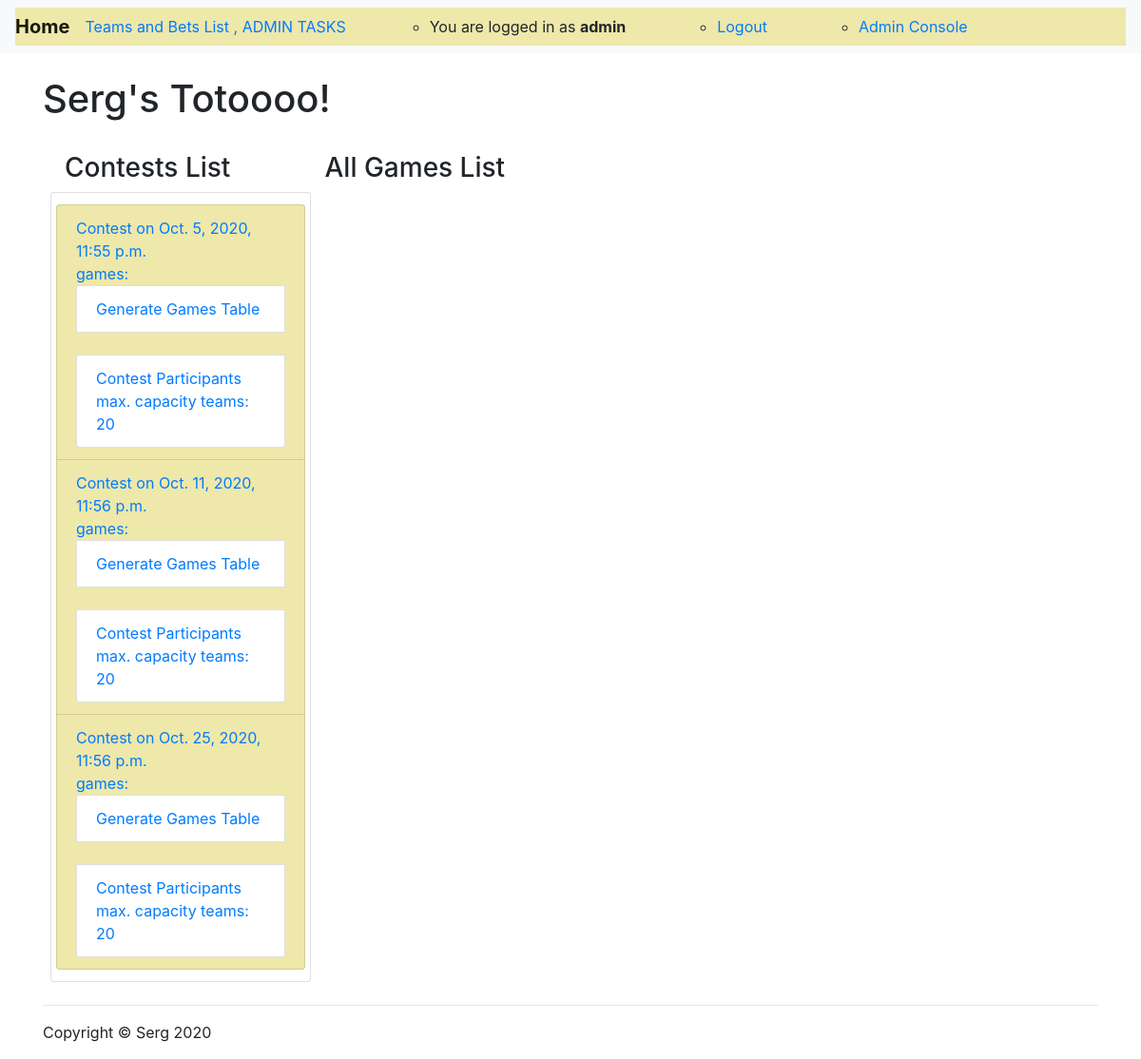
Before: / (signed in) with the older database file.
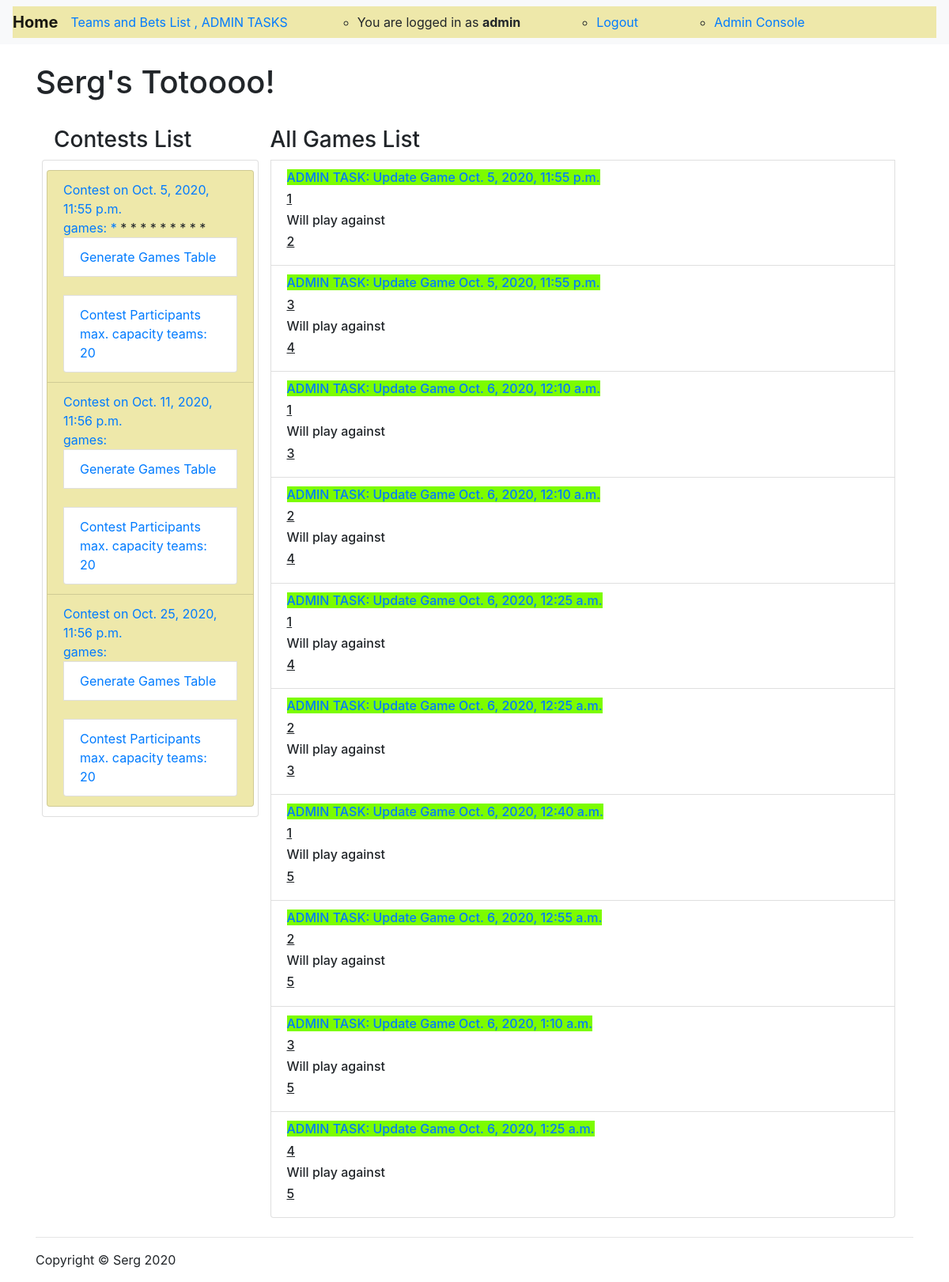
After: the same page with the newer database file.
### sergtoto/models.py (models this page shows, shortened)
class MyUser(AbstractBaseUser):
    username = models.CharField(verbose_name='username', max_length=100, unique=True, )
    email = models.EmailField()
    is_active = models.BooleanField(default=True)
    is_admin = models.BooleanField(default=False)
    is_employee = models.BooleanField(default=False)
    objects = MyUserManager()
    USERNAME_FIELD = 'username'
    REQUIRED_FIELDS = ['email']

class Contest(models.Model):
    contest_start_date = models.DateTimeField(blank=True)
    contest_started = models.BooleanField(default=False)
    contest_completed = models.BooleanField(default=False)
    slug = models.SlugField(max_length=32, unique=True, editable=True)
    game_length = models.IntegerField(default=10)
    pause_length = models.IntegerField(default=5)
    max_teams = models.IntegerField(default=20)
    games_sheduled = models.BooleanField(default=False)

class Game(models.Model):
    contest = models.ForeignKey(Contest, on_delete=models.CASCADE)
    team_a = models.ForeignKey(Team, related_name='name_a', on_delete=models.CASCADE)
    team_b = models.ForeignKey(Team, related_name='name_b', on_delete=models.CASCADE)
    score_team_a = models.IntegerField(default=0)
    score_team_b = models.IntegerField(default=0)
    game_is_started = models.BooleanField(default=False)
    game_is_played = models.BooleanField(default=False)
    slug = models.SlugField(max_length=32, unique=True, editable=True)
    game_date_time = models.DateTimeField(default=timezone.now(), blank=False)

class Team(models.Model):
    name = models.CharField(verbose_name='team_name', max_length=30, unique=True, )
    description = models.TextField()
    added_by = models.ForeignKey(MyUser, on_delete=models.CASCADE)
    slug = models.SlugField(blank=True)
    selected_for_contest = models.BooleanField(default=False, blank=True)
    def __str__(self):
        return self.name

### sergtoto/views.py (the view)
# urls.py: path('', home_view, name='home'),
def home_view(request):
    contests = Contest.objects.all()
    games = Game.objects.all()
    context = {
        'contests': contests,
        'games': games,
    }
    return render(request, 'home.html', context)

### sergtoto/templates/home.html (shortened to what this page needs)
{% extends 'base.html' %}
{% load static %}
{% load crispy_forms_tags %}
{% block content %}
    {% if user.is_authenticated %}
        <h1 class="my-4">Serg's Totoooo!</h1>
        <div class="container d-flex p-2">
            <div class="col-lg-3">
                <h3>Contests List</h3>
                <div class="list-group">
                    <div class="row list-group-item">
                        {% for contest in contests %}
                            <div class="row list-group-item " style="background-color:palegoldenrod;">
                                <a href="{% url 'contest_games' contest.slug %}" class="">Contest
                                    on {{ contest.contest_start_date }}
                                    <br>
                                    games:
                                    {% for game in games %}
                                        {% if game.contest_id == contest.id %}
                                            *
                                        {% endif %}
                                        </a>
                                    {% endfor %}
                                {% if user.is_admin %}
                                    <a href="{% url 'games' contest.slug %}" class="list-group-item" method="post">
                                        Generate Games Table</a>
                                    <br>
                                    <a href="{% url 'contest_participants' contest.slug %}" class="list-group-item" method="post">
                                        Contest Participants <br> max. capacity teams: {{ contest.max_teams }}</a>
                                {% endif %}
                            </div>
                        {% endfor %}
                    </div>
                </div>
            </div>
            <div class="col-lg-9">
                <h3>All Games List</h3>
                {% for game in  games %}
                    <div class="list-group-item">
                        <div class="list-group-horizontal">
                            {% if game.game_is_played %}
                                <h6> Game is played on {{ game.contest.contest_start_date }}
                                    at {{ game.game_date_time }}
                                    With a score
                                    <b><u>{{ game.score_team_a }} : {{ game.score_team_b }}</u></b></h6>
                                <h6>
                                    <u>{% if game.score_team_a > game.score_team_b %}<b>{% endif %}
                                        {{ game.team_a }} {{ game.score_team_a }}</b>
                                        <b> :</b>
                                        {% if game.score_team_b == game.score_team_a %} {% endif %}
                                        {% if game.score_team_b > game.score_team_a %}<b>{% endif %}
                                        {{ game.score_team_b }} {{ game.team_b }}</u></b>
                                    <a href="{% url 'bets_winners' game.slug %}" class="list-group-item" method="post"
                                       style="background-color: #d4edda">
                                        See winning bets</a>
                                </h6>
                            {% elif game.game_is_started is not True %}
                                <h6>
                                    {% if user.is_admin %}
                                    <a href="{% url 'update_game' game.slug %}" style="background-color: lawngreen">
                                        ADMIN TASK: Update Game
                                        {{ game.game_date_time }}</a>
                                {% endif %}
                                    <br>
                                </h6>
                                <h6>
                                    <u>{{ game.team_a }}</u>
                                </h6>
                                <h6>
                                    Will play against
                                </h6>
                                <h6>
                                    <u>{{ game.team_b }}</u>
                                </h6>
                            {% endif %}
                        </div>
                    </div>
                {% endfor %}
            </div>
        </div>
    {% endif %}
{% endblock content %}

### sergtoto/templates/base.html (shortened to what this page needs)
{% load static %}
<!DOCTYPE html>
<html lang="en">
<head>
    <link rel="stylesheet" href="https://stackpath.bootstrapcdn.com/bootstrap/4.2.1/css/bootstrap.min.css"
>
    <link href="https://stackpath.bootstrapcdn.com/font-awesome/4.7.0/css/font-awesome.min.css" rel="stylesheet"
>
    <link rel="stylesheet"
          href="https://cdnjs.cloudflare.com/ajax/libs/tempusdominus-bootstrap-4/5.1.2/css/tempusdominus-bootstrap-4.min.css"
/>
</head>
<body>
<nav class="navbar navbar-expand-lg navbar-light bg-light">
    <div class="collapse navbar-collapse" style="background-color:palegoldenrod;">
        <div class="navbar-header">
            <a class="navbar-brand" href="/"><strong>Home</strong></a>
        </div>
        {% if user.is_authenticated %}
            <div class="caret collapse navbar-collapse">
            <ul class="nav navbar-nav">
                <li>
                    <div class="dropdown">
                        <a href="#" data-toggle="dropdown" role="button">
                            Teams and Bets List
                            {% if user.is_admin %}
                                , ADMIN TASKS
                            {% endif %}
                        </a>
                    </div>
                </li>
                <ul class="form-inline my-2 my-lg-0 m-auto">
                    <li class="ml-xl-5 mr-xl-5"><a>You are logged in as <strong> {{ user.username }}</strong></a></li>
                    <li class="ml-xl-5 mr-xl-5"><a href="{% url 'logout' %}">Logout</a></li>
                    {% if user.is_admin %}
                        <li class="ml-xl-5"><a href="{% url 'admin:index' %}">Admin Console</a></li>
                    {% endif %}
                </ul>
            </ul>
        {% endif %}
        </div>
    </div>
</nav>
<div class="container">
    {% block content %}
    {% endblock content %}
</div>
<div class="container">
    <hr>
    <footer>
        <div class="row">
            <div class="col-lg-12">
                <p>Copyright &copy; Serg 2020</p>
            </div>
        </div>
    </footer>
</div>
</body>
</html>

Changed rows visible on the page:
added Game: game_date_time "Oct. 5, 2020, 11:55 p.m.", team_a "1", team_b "2"
added Game: game_date_time "Oct. 5, 2020, 11:55 p.m.", team_a "3", team_b "4"
added Game: game_date_time "Oct. 6, 2020, 12:10 a.m.", team_a "1", team_b "3"
added Game: game_date_time "Oct. 6, 2020, 12:10 a.m.", team_a "2", team_b "4"
added Game: game_date_time "Oct. 6, 2020, 12:25 a.m.", team_a "1", team_b "4"
added Game: game_date_time "Oct. 6, 2020, 12:25 a.m.", team_a "2", team_b "3"
added Game: game_date_time "Oct. 6, 2020, 12:40 a.m.", team_a "1", team_b "5"
added Game: game_date_time "Oct. 6, 2020, 12:55 a.m.", team_a "2", team_b "5"
added Game: game_date_time "Oct. 6, 2020, 1:10 a.m.", team_a "3", team_b "5"
added Game: game_date_time "Oct. 6, 2020, 1:25 a.m.", team_a "4", team_b "5"
